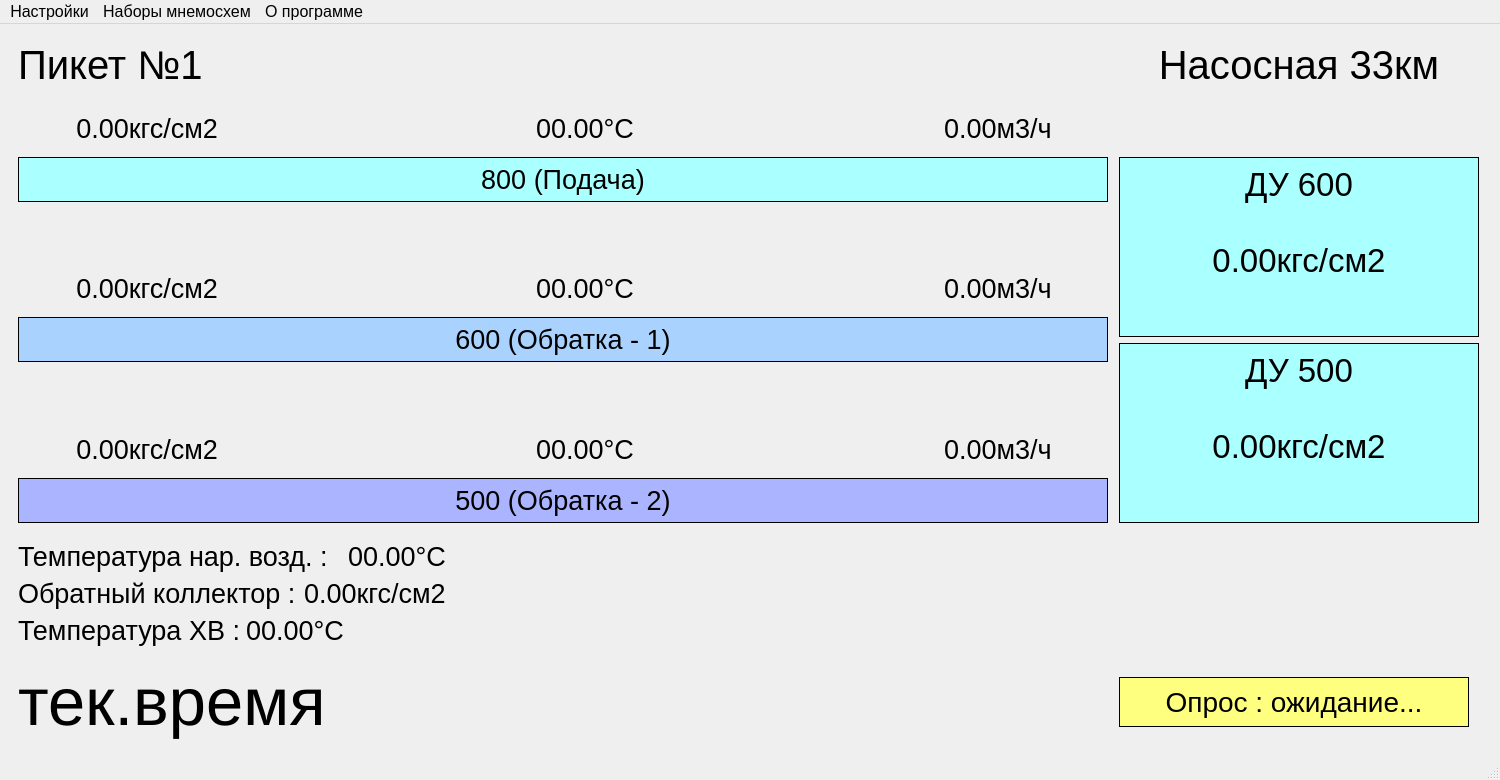
<?xml version="1.0" encoding="UTF-8"?>
<ui version="4.0">
 <class>MainWindow</class>
 <widget class="QMainWindow" name="MainWindow">
  <property name="geometry">
   <rect>
    <x>0</x>
    <y>0</y>
    <width>1500</width>
    <height>780</height>
   </rect>
  </property>
  <property name="minimumSize">
   <size>
    <width>1500</width>
    <height>780</height>
   </size>
  </property>
  <property name="maximumSize">
   <size>
    <width>16777215</width>
    <height>16777215</height>
   </size>
  </property>
  <property name="windowTitle">
   <string>MainWindow</string>
  </property>
  <widget class="QWidget" name="centralwidget">
   <layout class="QVBoxLayout" name="verticalLayout">
    <item>
     <spacer name="verticalSpacer_6">
      <property name="orientation">
       <enum>Qt::Vertical</enum>
      </property>
      <property name="sizeHint" stdset="0">
       <size>
        <width>20</width>
        <height>40</height>
       </size>
      </property>
     </spacer>
    </item>
    <item>
     <widget class="QWidget" name="widget_2" native="true">
      <layout class="QGridLayout" name="gridLayout">
       <item row="3" column="12">
        <spacer name="horizontalSpacer_8">
         <property name="orientation">
          <enum>Qt::Horizontal</enum>
         </property>
         <property name="sizeHint" stdset="0">
          <size>
           <width>40</width>
           <height>20</height>
          </size>
         </property>
        </spacer>
       </item>
       <item row="9" column="3">
        <spacer name="horizontalSpacer_2">
         <property name="orientation">
          <enum>Qt::Horizontal</enum>
         </property>
         <property name="sizeHint" stdset="0">
          <size>
           <width>40</width>
           <height>20</height>
          </size>
         </property>
        </spacer>
       </item>
       <item row="5" column="7">
        <widget class="QLabel" name="label_temp_600_val">
         <property name="minimumSize">
          <size>
           <width>200</width>
           <height>45</height>
          </size>
         </property>
         <property name="maximumSize">
          <size>
           <width>200</width>
           <height>45</height>
          </size>
         </property>
         <property name="font">
          <font>
           <pointsize>20</pointsize>
          </font>
         </property>
         <property name="text">
          <string>00.00°C</string>
         </property>
         <property name="alignment">
          <set>Qt::AlignLeading|Qt::AlignLeft|Qt::AlignVCenter</set>
         </property>
        </widget>
       </item>
       <item row="2" column="7">
        <widget class="QLabel" name="label_temp_800_val">
         <property name="minimumSize">
          <size>
           <width>200</width>
           <height>45</height>
          </size>
         </property>
         <property name="maximumSize">
          <size>
           <width>200</width>
           <height>45</height>
          </size>
         </property>
         <property name="font">
          <font>
           <pointsize>20</pointsize>
          </font>
         </property>
         <property name="text">
          <string>00.00°C</string>
         </property>
         <property name="alignment">
          <set>Qt::AlignLeading|Qt::AlignLeft|Qt::AlignVCenter</set>
         </property>
        </widget>
       </item>
       <item row="9" column="7">
        <widget class="QLabel" name="label_temp_500_val">
         <property name="minimumSize">
          <size>
           <width>200</width>
           <height>45</height>
          </size>
         </property>
         <property name="maximumSize">
          <size>
           <width>200</width>
           <height>45</height>
          </size>
         </property>
         <property name="font">
          <font>
           <pointsize>20</pointsize>
          </font>
         </property>
         <property name="text">
          <string>00.00°C</string>
         </property>
         <property name="textFormat">
          <enum>Qt::AutoText</enum>
         </property>
         <property name="alignment">
          <set>Qt::AlignLeading|Qt::AlignLeft|Qt::AlignVCenter</set>
         </property>
        </widget>
       </item>
       <item row="3" column="15">
        <spacer name="horizontalSpacer_3">
         <property name="orientation">
          <enum>Qt::Horizontal</enum>
         </property>
         <property name="sizeHint" stdset="0">
          <size>
           <width>40</width>
           <height>20</height>
          </size>
         </property>
        </spacer>
       </item>
       <item row="10" column="15">
        <spacer name="horizontalSpacer_4">
         <property name="orientation">
          <enum>Qt::Horizontal</enum>
         </property>
         <property name="sizeHint" stdset="0">
          <size>
           <width>40</width>
           <height>20</height>
          </size>
         </property>
        </spacer>
       </item>
       <item row="8" column="0">
        <spacer name="verticalSpacer_3">
         <property name="orientation">
          <enum>Qt::Vertical</enum>
         </property>
         <property name="sizeHint" stdset="0">
          <size>
           <width>20</width>
           <height>40</height>
          </size>
         </property>
        </spacer>
       </item>
       <item row="3" column="0" colspan="12">
        <widget class="QLabel" name="label_800">
         <property name="minimumSize">
          <size>
           <width>1000</width>
           <height>45</height>
          </size>
         </property>
         <property name="maximumSize">
          <size>
           <width>1500</width>
           <height>45</height>
          </size>
         </property>
         <property name="font">
          <font>
           <pointsize>20</pointsize>
           <weight>50</weight>
           <bold>false</bold>
          </font>
         </property>
         <property name="styleSheet">
          <string notr="true">background-color: rgb(170, 255, 255);</string>
         </property>
         <property name="frameShape">
          <enum>QFrame::Box</enum>
         </property>
         <property name="text">
          <string>800 (Подача)</string>
         </property>
         <property name="alignment">
          <set>Qt::AlignCenter</set>
         </property>
        </widget>
       </item>
       <item row="4" column="9">
        <spacer name="verticalSpacer_2">
         <property name="orientation">
          <enum>Qt::Vertical</enum>
         </property>
         <property name="sizeHint" stdset="0">
          <size>
           <width>20</width>
           <height>40</height>
          </size>
         </property>
        </spacer>
       </item>
       <item row="8" column="9">
        <spacer name="verticalSpacer_4">
         <property name="orientation">
          <enum>Qt::Vertical</enum>
         </property>
         <property name="sizeHint" stdset="0">
          <size>
           <width>20</width>
           <height>40</height>
          </size>
         </property>
        </spacer>
       </item>
       <item row="2" column="0" colspan="3">
        <widget class="QLabel" name="label_pressure_800_val">
         <property name="maximumSize">
          <size>
           <width>200</width>
           <height>45</height>
          </size>
         </property>
         <property name="font">
          <font>
           <pointsize>20</pointsize>
          </font>
         </property>
         <property name="text">
          <string>0.00кгс/см2</string>
         </property>
         <property name="alignment">
          <set>Qt::AlignRight|Qt::AlignTrailing|Qt::AlignVCenter</set>
         </property>
        </widget>
       </item>
       <item row="6" column="0" rowspan="2" colspan="12">
        <widget class="QLabel" name="label_600_obr1">
         <property name="minimumSize">
          <size>
           <width>1000</width>
           <height>45</height>
          </size>
         </property>
         <property name="maximumSize">
          <size>
           <width>1500</width>
           <height>45</height>
          </size>
         </property>
         <property name="font">
          <font>
           <pointsize>20</pointsize>
           <weight>50</weight>
           <bold>false</bold>
          </font>
         </property>
         <property name="styleSheet">
          <string notr="true">background-color: rgb(170, 210, 255);</string>
         </property>
         <property name="frameShape">
          <enum>QFrame::Box</enum>
         </property>
         <property name="text">
          <string>600 (Обратка - 1)</string>
         </property>
         <property name="alignment">
          <set>Qt::AlignCenter</set>
         </property>
        </widget>
       </item>
       <item row="13" column="2" colspan="4">
        <widget class="QLabel" name="label_reverse_val">
         <property name="maximumSize">
          <size>
           <width>200</width>
           <height>45</height>
          </size>
         </property>
         <property name="font">
          <font>
           <pointsize>20</pointsize>
          </font>
         </property>
         <property name="text">
          <string>0.00кгс/см2</string>
         </property>
        </widget>
       </item>
       <item row="0" column="14">
        <widget class="QLabel" name="label_nasosnya33km">
         <property name="font">
          <font>
           <pointsize>30</pointsize>
           <weight>50</weight>
           <bold>false</bold>
          </font>
         </property>
         <property name="text">
          <string>Насосная 33км</string>
         </property>
         <property name="alignment">
          <set>Qt::AlignCenter</set>
         </property>
        </widget>
       </item>
       <item row="0" column="0">
        <widget class="QLabel" name="label_piket">
         <property name="minimumSize">
          <size>
           <width>220</width>
           <height>25</height>
          </size>
         </property>
         <property name="maximumSize">
          <size>
           <width>220</width>
           <height>50</height>
          </size>
         </property>
         <property name="font">
          <font>
           <pointsize>30</pointsize>
           <weight>50</weight>
           <bold>false</bold>
          </font>
         </property>
         <property name="text">
          <string>Пикет №1</string>
         </property>
        </widget>
       </item>
       <item row="10" column="0" colspan="12">
        <widget class="QLabel" name="label_500_obr2">
         <property name="minimumSize">
          <size>
           <width>1000</width>
           <height>45</height>
          </size>
         </property>
         <property name="maximumSize">
          <size>
           <width>1500</width>
           <height>45</height>
          </size>
         </property>
         <property name="font">
          <font>
           <pointsize>20</pointsize>
           <weight>50</weight>
           <bold>false</bold>
          </font>
         </property>
         <property name="styleSheet">
          <string notr="true">background-color: rgb(170, 180, 255);</string>
         </property>
         <property name="frameShape">
          <enum>QFrame::Box</enum>
         </property>
         <property name="text">
          <string>500 (Обратка - 2)</string>
         </property>
         <property name="alignment">
          <set>Qt::AlignCenter</set>
         </property>
        </widget>
       </item>
       <item row="4" column="0">
        <spacer name="verticalSpacer">
         <property name="orientation">
          <enum>Qt::Vertical</enum>
         </property>
         <property name="sizeHint" stdset="0">
          <size>
           <width>20</width>
           <height>40</height>
          </size>
         </property>
        </spacer>
       </item>
       <item row="5" column="0" colspan="6">
        <widget class="QLabel" name="label_pressure_600_val">
         <property name="maximumSize">
          <size>
           <width>200</width>
           <height>45</height>
          </size>
         </property>
         <property name="font">
          <font>
           <pointsize>20</pointsize>
          </font>
         </property>
         <property name="text">
          <string>0.00кгс/см2</string>
         </property>
         <property name="alignment">
          <set>Qt::AlignRight|Qt::AlignTrailing|Qt::AlignVCenter</set>
         </property>
        </widget>
       </item>
       <item row="9" column="0" colspan="3">
        <widget class="QLabel" name="label_pressure_500_val">
         <property name="maximumSize">
          <size>
           <width>200</width>
           <height>45</height>
          </size>
         </property>
         <property name="font">
          <font>
           <pointsize>20</pointsize>
          </font>
         </property>
         <property name="text">
          <string>0.00кгс/см2</string>
         </property>
         <property name="alignment">
          <set>Qt::AlignRight|Qt::AlignTrailing|Qt::AlignVCenter</set>
         </property>
        </widget>
       </item>
       <item row="7" column="14" rowspan="4">
        <widget class="QLabel" name="label_dy_500_val">
         <property name="minimumSize">
          <size>
           <width>360</width>
           <height>180</height>
          </size>
         </property>
         <property name="maximumSize">
          <size>
           <width>360</width>
           <height>180</height>
          </size>
         </property>
         <property name="font">
          <font>
           <pointsize>25</pointsize>
           <weight>50</weight>
           <bold>false</bold>
          </font>
         </property>
         <property name="styleSheet">
          <string notr="true">background-color: rgb(170, 255, 255);</string>
         </property>
         <property name="frameShape">
          <enum>QFrame::Box</enum>
         </property>
         <property name="text">
          <string>ДУ 500

0.00кгс/см2</string>
         </property>
         <property name="alignment">
          <set>Qt::AlignHCenter|Qt::AlignTop</set>
         </property>
        </widget>
       </item>
       <item row="3" column="14" rowspan="4">
        <widget class="QLabel" name="label_dy_600_val">
         <property name="minimumSize">
          <size>
           <width>360</width>
           <height>180</height>
          </size>
         </property>
         <property name="maximumSize">
          <size>
           <width>360</width>
           <height>180</height>
          </size>
         </property>
         <property name="font">
          <font>
           <pointsize>25</pointsize>
           <weight>50</weight>
           <bold>false</bold>
          </font>
         </property>
         <property name="styleSheet">
          <string notr="true">background-color: rgb(170, 255, 255);</string>
         </property>
         <property name="frameShape">
          <enum>QFrame::Box</enum>
         </property>
         <property name="text">
          <string>ДУ 600

0.00кгс/см2</string>
         </property>
         <property name="alignment">
          <set>Qt::AlignHCenter|Qt::AlignTop</set>
         </property>
        </widget>
       </item>
       <item row="14" column="0">
        <widget class="QLabel" name="label_temp_cold">
         <property name="maximumSize">
          <size>
           <width>222</width>
           <height>41</height>
          </size>
         </property>
         <property name="font">
          <font>
           <pointsize>20</pointsize>
           <weight>50</weight>
           <bold>false</bold>
          </font>
         </property>
         <property name="text">
          <string>Температура ХВ :</string>
         </property>
        </widget>
       </item>
       <item row="12" column="0" colspan="3">
        <widget class="QLabel" name="label_temp_air">
         <property name="minimumSize">
          <size>
           <width>0</width>
           <height>0</height>
          </size>
         </property>
         <property name="maximumSize">
          <size>
           <width>320</width>
           <height>40</height>
          </size>
         </property>
         <property name="font">
          <font>
           <pointsize>20</pointsize>
           <weight>50</weight>
           <bold>false</bold>
          </font>
         </property>
         <property name="text">
          <string>Температура нар. возд. :</string>
         </property>
        </widget>
       </item>
       <item row="11" column="0">
        <spacer name="verticalSpacer_7">
         <property name="orientation">
          <enum>Qt::Vertical</enum>
         </property>
         <property name="sizeHint" stdset="0">
          <size>
           <width>20</width>
           <height>40</height>
          </size>
         </property>
        </spacer>
       </item>
       <item row="16" column="0" colspan="10">
        <widget class="QLabel" name="label_timer">
         <property name="maximumSize">
          <size>
           <width>840</width>
           <height>81</height>
          </size>
         </property>
         <property name="font">
          <font>
           <pointsize>50</pointsize>
          </font>
         </property>
         <property name="text">
          <string>тек.время</string>
         </property>
        </widget>
       </item>
       <item row="12" column="3">
        <widget class="QLabel" name="label_temp_air_val">
         <property name="enabled">
          <bool>true</bool>
         </property>
         <property name="maximumSize">
          <size>
           <width>150</width>
           <height>45</height>
          </size>
         </property>
         <property name="font">
          <font>
           <pointsize>20</pointsize>
          </font>
         </property>
         <property name="text">
          <string>00.00°C</string>
         </property>
         <property name="alignment">
          <set>Qt::AlignLeading|Qt::AlignLeft|Qt::AlignVCenter</set>
         </property>
        </widget>
       </item>
       <item row="1" column="0">
        <spacer name="verticalSpacer_9">
         <property name="orientation">
          <enum>Qt::Vertical</enum>
         </property>
         <property name="sizeHint" stdset="0">
          <size>
           <width>20</width>
           <height>40</height>
          </size>
         </property>
        </spacer>
       </item>
       <item row="13" column="0" colspan="2">
        <widget class="QLabel" name="label_reverse">
         <property name="maximumSize">
          <size>
           <width>280</width>
           <height>40</height>
          </size>
         </property>
         <property name="font">
          <font>
           <pointsize>20</pointsize>
           <weight>50</weight>
           <bold>false</bold>
          </font>
         </property>
         <property name="text">
          <string>Обратный коллектор : </string>
         </property>
        </widget>
       </item>
       <item row="15" column="0">
        <spacer name="verticalSpacer_8">
         <property name="orientation">
          <enum>Qt::Vertical</enum>
         </property>
         <property name="sizeHint" stdset="0">
          <size>
           <width>20</width>
           <height>40</height>
          </size>
         </property>
        </spacer>
       </item>
       <item row="16" column="14">
        <widget class="QLabel" name="label_opc_resp">
         <property name="minimumSize">
          <size>
           <width>300</width>
           <height>25</height>
          </size>
         </property>
         <property name="maximumSize">
          <size>
           <width>350</width>
           <height>50</height>
          </size>
         </property>
         <property name="font">
          <font>
           <pointsize>21</pointsize>
          </font>
         </property>
         <property name="styleSheet">
          <string notr="true">background-color: rgb(255, 255, 127);</string>
         </property>
         <property name="frameShape">
          <enum>QFrame::Box</enum>
         </property>
         <property name="text">
          <string>Опрос : ожидание...</string>
         </property>
         <property name="alignment">
          <set>Qt::AlignCenter</set>
         </property>
        </widget>
       </item>
       <item row="14" column="1" colspan="5">
        <widget class="QLabel" name="label_temp_cold_val">
         <property name="maximumSize">
          <size>
           <width>150</width>
           <height>45</height>
          </size>
         </property>
         <property name="font">
          <font>
           <pointsize>20</pointsize>
          </font>
         </property>
         <property name="text">
          <string>00.00°C</string>
         </property>
        </widget>
       </item>
       <item row="9" column="10">
        <spacer name="horizontalSpacer_6">
         <property name="orientation">
          <enum>Qt::Horizontal</enum>
         </property>
         <property name="sizeHint" stdset="0">
          <size>
           <width>40</width>
           <height>20</height>
          </size>
         </property>
        </spacer>
       </item>
       <item row="12" column="11">
        <spacer name="horizontalSpacer">
         <property name="orientation">
          <enum>Qt::Horizontal</enum>
         </property>
         <property name="sizeHint" stdset="0">
          <size>
           <width>40</width>
           <height>20</height>
          </size>
         </property>
        </spacer>
       </item>
       <item row="5" column="11">
        <widget class="QLabel" name="label_air_600_val">
         <property name="maximumSize">
          <size>
           <width>175</width>
           <height>45</height>
          </size>
         </property>
         <property name="font">
          <font>
           <pointsize>20</pointsize>
          </font>
         </property>
         <property name="text">
          <string>0.00м3/ч</string>
         </property>
        </widget>
       </item>
       <item row="9" column="11">
        <widget class="QLabel" name="label_air_500_val">
         <property name="maximumSize">
          <size>
           <width>175</width>
           <height>45</height>
          </size>
         </property>
         <property name="font">
          <font>
           <pointsize>20</pointsize>
          </font>
         </property>
         <property name="text">
          <string>0.00м3/ч</string>
         </property>
        </widget>
       </item>
       <item row="2" column="11">
        <widget class="QLabel" name="label_air_800_val">
         <property name="maximumSize">
          <size>
           <width>175</width>
           <height>45</height>
          </size>
         </property>
         <property name="font">
          <font>
           <pointsize>20</pointsize>
          </font>
         </property>
         <property name="text">
          <string>0.00м3/ч</string>
         </property>
         <property name="alignment">
          <set>Qt::AlignLeading|Qt::AlignLeft|Qt::AlignVCenter</set>
         </property>
        </widget>
       </item>
       <item row="3" column="13">
        <spacer name="horizontalSpacer_5">
         <property name="orientation">
          <enum>Qt::Horizontal</enum>
         </property>
         <property name="sizeHint" stdset="0">
          <size>
           <width>40</width>
           <height>20</height>
          </size>
         </property>
        </spacer>
       </item>
      </layout>
     </widget>
    </item>
    <item>
     <spacer name="verticalSpacer_5">
      <property name="orientation">
       <enum>Qt::Vertical</enum>
      </property>
      <property name="sizeHint" stdset="0">
       <size>
        <width>20</width>
        <height>40</height>
       </size>
      </property>
     </spacer>
    </item>
   </layout>
  </widget>
  <widget class="QMenuBar" name="menubar">
   <property name="geometry">
    <rect>
     <x>0</x>
     <y>0</y>
     <width>1500</width>
     <height>27</height>
    </rect>
   </property>
   <property name="baseSize">
    <size>
     <width>0</width>
     <height>0</height>
    </size>
   </property>
   <property name="font">
    <font>
     <pointsize>12</pointsize>
     <weight>50</weight>
     <italic>false</italic>
     <bold>false</bold>
     <underline>false</underline>
     <strikeout>false</strikeout>
    </font>
   </property>
   <property name="tabletTracking">
    <bool>false</bool>
   </property>
   <property name="layoutDirection">
    <enum>Qt::LeftToRight</enum>
   </property>
   <property name="styleSheet">
    <string notr="true"/>
   </property>
   <widget class="QMenu" name="menu_settings">
    <property name="font">
     <font>
      <pointsize>10</pointsize>
     </font>
    </property>
    <property name="title">
     <string>Настройки</string>
    </property>
    <widget class="QMenu" name="menu_timeout_resp">
     <property name="title">
      <string>Изменить время опроса</string>
     </property>
     <addaction name="separator"/>
     <addaction name="action1s"/>
     <addaction name="action5s"/>
     <addaction name="action10s"/>
     <addaction name="action20s"/>
     <addaction name="action30s"/>
     <addaction name="action60s"/>
     <addaction name="action120s"/>
    </widget>
    <widget class="QMenu" name="menu_timeout_s">
     <property name="title">
      <string>Изменить таймаут сессии</string>
     </property>
     <addaction name="action300ms"/>
     <addaction name="action600ms"/>
     <addaction name="action1200ms"/>
     <addaction name="action2400ms"/>
     <addaction name="action4800ms"/>
     <addaction name="action9600ms"/>
     <addaction name="action19200ms"/>
    </widget>
    <addaction name="action_opc"/>
    <addaction name="action_auth"/>
    <addaction name="menu_timeout_resp"/>
    <addaction name="menu_timeout_s"/>
   </widget>
   <widget class="QMenu" name="menu_programm">
    <property name="font">
     <font>
      <pointsize>10</pointsize>
     </font>
    </property>
    <property name="title">
     <string>О программе</string>
    </property>
    <addaction name="action_help"/>
    <addaction name="action_license"/>
   </widget>
   <widget class="QMenu" name="menu_scheme">
    <property name="font">
     <font>
      <pointsize>10</pointsize>
     </font>
    </property>
    <property name="title">
     <string>Наборы мнемосхем</string>
    </property>
   </widget>
   <addaction name="menu_settings"/>
   <addaction name="menu_scheme"/>
   <addaction name="menu_programm"/>
  </widget>
  <widget class="QStatusBar" name="statusbar"/>
  <action name="action_help">
   <property name="text">
    <string>Помощь</string>
   </property>
   <property name="font">
    <font>
     <pointsize>10</pointsize>
    </font>
   </property>
  </action>
  <action name="action_license">
   <property name="text">
    <string>Лицензия</string>
   </property>
   <property name="font">
    <font>
     <pointsize>10</pointsize>
    </font>
   </property>
  </action>
  <action name="action_opc">
   <property name="text">
    <string>Изменить подключение OPC сервера</string>
   </property>
   <property name="font">
    <font>
     <pointsize>10</pointsize>
    </font>
   </property>
  </action>
  <action name="action1s">
   <property name="text">
    <string>1s</string>
   </property>
  </action>
  <action name="action5s">
   <property name="text">
    <string>5s</string>
   </property>
  </action>
  <action name="action10s">
   <property name="text">
    <string>10s</string>
   </property>
  </action>
  <action name="action20s">
   <property name="text">
    <string>20s</string>
   </property>
  </action>
  <action name="action30s">
   <property name="text">
    <string>30s</string>
   </property>
  </action>
  <action name="action60s">
   <property name="text">
    <string>60s</string>
   </property>
  </action>
  <action name="action120s">
   <property name="text">
    <string>120s</string>
   </property>
  </action>
  <action name="action300ms">
   <property name="text">
    <string>300ms</string>
   </property>
  </action>
  <action name="action600ms">
   <property name="text">
    <string>600ms</string>
   </property>
  </action>
  <action name="action1200ms">
   <property name="text">
    <string>1200ms</string>
   </property>
  </action>
  <action name="action2400ms">
   <property name="text">
    <string>2400ms</string>
   </property>
  </action>
  <action name="action4800ms">
   <property name="text">
    <string>4800ms</string>
   </property>
  </action>
  <action name="action9600ms">
   <property name="text">
    <string>9600ms</string>
   </property>
  </action>
  <action name="action19200ms">
   <property name="text">
    <string>19200ms</string>
   </property>
  </action>
  <action name="action_auth">
   <property name="text">
    <string>Изменить параметры авторизации</string>
   </property>
  </action>
 </widget>
 <resources/>
 <connections/>
</ui>
